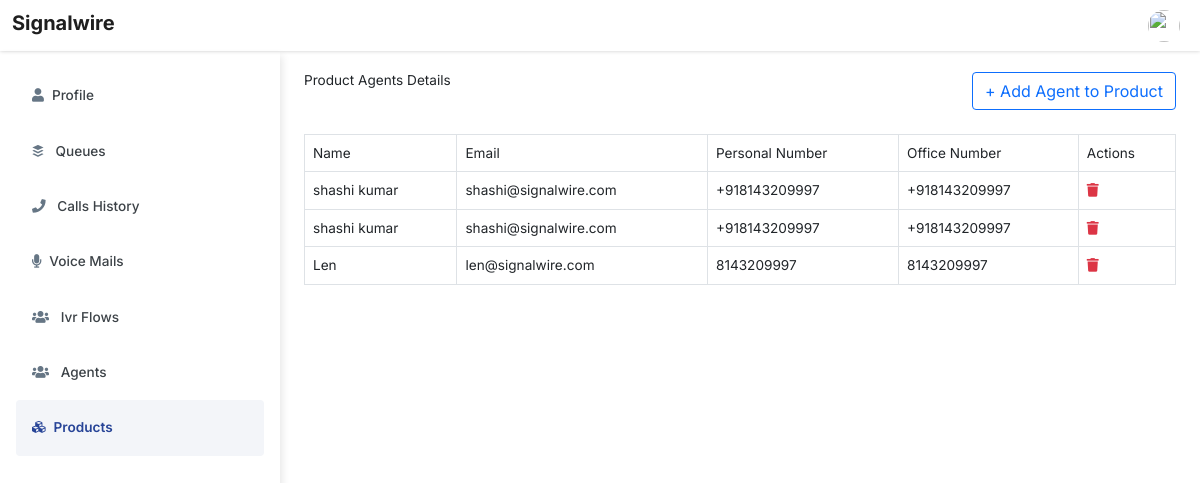
Screenshot of /product_agents_list/1 (signed in) with the database file from the repository.
### tables this page shows
CREATE TABLE product_agent(
product_agent_id INTEGER NOT NULL PRIMARY KEY AUTOINCREMENT,
agent_id INTEGER,
product_id INTEGER,
created_at TIMESTAMP DEFAULT CURRENT_TIMESTAMP,
FOREIGN KEY (agent_id) REFERENCES agent (agent_id)
            ON DELETE CASCADE ON UPDATE NO ACTION,
FOREIGN KEY (product_id) REFERENCES product (product_id)
            ON DELETE CASCADE ON UPDATE NO ACTION
);

CREATE TABLE agent(
   agent_id INTEGER NOT NULL PRIMARY KEY AUTOINCREMENT,
   name VARCHAR(100),
   email VARCHAR(100),
   password VARCHAR(100),
   personal_number VARCHAR(20),
   office_number VARCHAR(20),
   sip_address VARCHAR(50),
   sip_user_name VARCHAR(50),
   sip_password VARCHAR(50),
   created_at TIMESTAMP DEFAULT CURRENT_TIMESTAMP
   , is_admin boolen default false);

### product_agent_actions.py (the view)
@app.route('/product_agents_list/<product_id>', methods=['GET','POST'])
def product_agents_list(product_id):
   if not current_user.is_authenticated:
       return redirect(url_for('login'))
   if(session['is_admin']):
     conn = sqlite3.connect(ccConfig['settings']['database_file'])
     conn.row_factory = sqlite3.Row
     curs = conn.cursor()
     curs.execute("SELECT *,pa.product_agent_id from agent a left join product_agent pa on a.agent_id=pa.agent_id where pa.product_id=?",(product_id))
     rows = curs.fetchall()
     conn = sqlite3.connect(ccConfig['settings']['database_file'])
     conn.row_factory = sqlite3.Row
     curs = conn.cursor()
     curs.execute("SELECT * from agent ")
     agents = curs.fetchall()
     return render_template("product_agents_list.html",rows = rows,agents= agents, product_id=product_id, active_tab_products="active")
   else:
      return "No access to this page"

### app.py (called while the page is built)
@login_manager.user_loader
def load_user(agent_id):
   conn = sqlite3.connect(ccConfig['settings']['database_file'])
   curs = conn.cursor()
   curs.execute("SELECT * from agent where agent_id = (?)",[agent_id])
   lu = curs.fetchone()
   if lu is None:
      return None
   else:
      return Agent(int(lu[0]), lu[1], lu[2],lu[3],lu[10])

### templates/product_agents_list.html (shortened to what this page needs)
{% extends "html_template.html" %}
{% block content %}
<div class="row mb-4 mt-3">
    <div class="col-sm-8"><h5 class="mb-0">Product Agents Details</h5></div>
    <div class="col-sm-4 text-end">
        <a href=""  data-bs-toggle="modal" data-bs-target="#addProducAgenttModal" class="btn btn-outline-primary add-new"> + Add Agent to Product</a>
    </div>
</div>
<div class="table-responsive">
    <table  class="table table-bordered Product_list_table">
        <thead>
            <th  scope="col">Name</th>
            <th  scope="col">Email</th>
            <th  scope="col">Personal Number</th>
            <th  scope="col">Office Number</th>
            <th>Actions</th>
        </thead>
        {% for row in rows %}
            <tr>
                <td>{{row["name"]}}</td>
                <td>{{row["email"]}}</td>
                <td>{{row["personal_number"]}}</td>
                <td>{{row["office_number"]}}</td>
                    <td>
                        <a href="" title="Delete" class="text-danger" data-bs-toggle="modal" data-bs-target="#deleteProductAgentModal-{{row['product_agent_id']}}"><i class="fa fa-trash"></i></a>
                    </td>
            </tr>
        {% endfor %}
    </table>
</div>
{% endblock content %}

### templates/html_template.html (shortened to what this page needs)
<!doctype html>
<html>
<head>
  <link href="../static/css/bootstrap.min.css" rel="stylesheet" />
  <link href="../static/css/sidebars.css" rel="stylesheet" />
  <link rel="stylesheet" href="https://cdn.jsdelivr.net/npm/bootstrap-icons@1.5.0/font/bootstrap-icons.css" />
  <link rel="stylesheet" href="https://cdnjs.cloudflare.com/ajax/libs/font-awesome/5.15.3/css/all.min.css" />
  <link href="../static/css/custom.css" rel="stylesheet" />
  <link rel="stylesheet" href="../static/css/Treant.css">
    <link rel="stylesheet" href="../static/css/ivrdata.css">
</head>
<body>
  {% if page == 'login' %}
  {% block login %}
  {% endblock %}
  {%else%}
  <nav class="navbar navbar-expand-md fixed-top" aria-label="Fourth navbar example">
    <div class="container-fluid">
      <a class="navbar-brand" href="#">Signalwire</a>
      <div class="collapse navbar-collapse flex-grow-0" id="navbarsExample04">
        <div class="dropdown profile">
          <a href="#" class="d-flex align-items-center link-dark text-decoration-none dropdown-toggle"
            id="dropdownUser2" data-bs-toggle="dropdown" aria-expanded="false">
            <img src="https://github.com/mdo.png" alt="" width="32" height="32" class="rounded-circle me-2">
          </a>
        </div>
      </div>
    </div>
  </nav>
  <main>
    <div class="d-flex flex-column flex-shrink-0 p-3 pt-3 left-nav-main">
      <ul class="nav nav-pills flex-column mb-auto left-nav">
        <li>
          <a href="/profile" class="nav-link {{active_profile}}">
            <div class="lh-sm">
              <label><i class="fa fa-user me-2"></i>Profile</label>
            </div>
          </a>
        </li>
        <li class="nav-item">
          <a href="/support_queues" class="nav-link {{active_queues}}" aria-current="page">
            <div class="lh-sm">
              <label><i class="fab fa-buffer me-2"></i> Queues</label>
            </div>
          </a>
        </li>
        <li>
        <li>
          <a href="#" class="nav-link ">
            <div class="lh-sm">
              <label><i class="fa fa-phone me-2"></i> Calls History</label>
            </div>
          </a>
        </li>
        <li>
          <a href="#" class="nav-link ">
            <div class="lh-sm">
              <label><i class="fa fa-microphone me-2"></i>Voice Mails</label>
            </div>
          </a>
        </li>
        {% if session['is_admin'] == True %}
        <li class="nav-item">
          <a href="/ivr_flows_list" class="nav-link {{active_tab_ivr_flows}}" aria-current="page">
            <div class="lh-sm">
              <label><i class="fa fa-users me-2"></i> Ivr Flows</label>
            </div>
          </a>
        </li>
        <li class="nav-item">
          <a href="/agents_list" class="nav-link {{active_tab_agents}}" aria-current="page">
            <div class="lh-sm">
              <label><i class="fa fa-users me-2"></i> Agents</label>
            </div>
          </a>
        </li>
        <li class="nav-item">
          <a href="/products_list" class="nav-link {{active_tab_products}}" aria-current="page">
            <div class="lh-sm">
              <label><i class="fa fa-cubes me-2"></i>Products</label>
            </div>
          </a>
        </li>
        {% endif %}
      </ul>
    </div>
    <div class="container-fluid scrollarea py-1 px-4">
      {% block content %}{% endblock %}
    </div>
  </main>
  {% endif %}
</body>
</html>

### static/css/sidebars.css (style rules this page uses)
main { display: flex; flex-wrap: nowrap; height: 100vh; max-height: 100vh; overflow-x: auto; overflow-y: hidden; padding-top:52px; }
.dropdown-toggle { outline: 0; }
.scrollarea { overflow-y: auto; }

### static/css/custom.css (style rules this page uses)
body, input { font-family: 'Inter', sans-serif !important; }
.left-nav li a { display: flex; align-items: center; font-weight: 500; color:#3C4247 }
.left-nav li a.active label { font-weight: 600 }
.left-nav .nav-link.active { background: #F3F5F9; color:#274497; }
.left-nav .nav-link.active i { color:#274497; }
.left-nav .nav-link { padding: 1.2rem 1rem; }
.left-nav li a label { width: 100% }
.left-nav-main, .left-nav2 { width: 280px; box-shadow: 2px 4px 8px rgba(0,0,0,0.1) }
.left-nav li a i { color: #667685 }
.navbar-brand { width: 250px; padding-top: 0px; color:#1F1F1F; font-weight: 700 }
.navbar { box-shadow: 0px 0px 4px #ccc }
.profile .dropdown-toggle::after { display: none }

### static/css/ivrdata.css (style rules this page uses)
body, div, dl, dt, dd, ul, ol, li, h1, h2, h3, h4, h5, h6, pre, form, fieldset, input, textarea, p, blockquote, th, td { margin: 0; padding: 0; }
table { border-collapse: collapse; border-spacing: 0; }
fieldset, img { border: 0; }
address, caption, cite, code, dfn, em, strong, th, var { font-style: normal; font-weight: normal; }
caption, th { text-align: left; }
h1, h2, h3, h4, h5, h6 { font-size: 100%; font-weight: normal; }
body { background: #fff; }

### rows the page displays
product_agent: name "shashi kumar", email "shashi@signalwire.com", personal_number "+918143209997", office_number "+918143209997"
product_agent: name "shashi kumar", email "shashi@signalwire.com", personal_number "+918143209997", office_number "+918143209997"
product_agent: name "Len", email "len@signalwire.com", personal_number "8143209997", office_number "8143209997"
